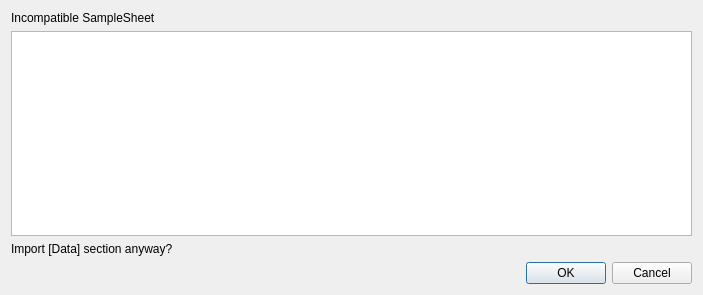
<?xml version="1.0" encoding="UTF-8"?>
<ui version="4.0">
 <class>Dialog</class>
 <widget class="QDialog" name="Dialog">
  <property name="geometry">
   <rect>
    <x>0</x>
    <y>0</y>
    <width>703</width>
    <height>295</height>
   </rect>
  </property>
  <property name="windowTitle">
   <string>Dialog</string>
  </property>
  <layout class="QVBoxLayout" name="verticalLayout">
   <item>
    <widget class="QLabel" name="label">
     <property name="text">
      <string>Incompatible SampleSheet</string>
     </property>
    </widget>
   </item>
   <item>
    <widget class="QPlainTextEdit" name="plainTextEdit"/>
   </item>
   <item>
    <widget class="QLabel" name="label_2">
     <property name="text">
      <string>Import [Data] section anyway? </string>
     </property>
    </widget>
   </item>
   <item>
    <widget class="QDialogButtonBox" name="buttonBox">
     <property name="orientation">
      <enum>Qt::Horizontal</enum>
     </property>
     <property name="standardButtons">
      <set>QDialogButtonBox::Cancel|QDialogButtonBox::Ok</set>
     </property>
    </widget>
   </item>
  </layout>
 </widget>
 <resources/>
 <connections>
  <connection>
   <sender>buttonBox</sender>
   <signal>accepted()</signal>
   <receiver>Dialog</receiver>
   <slot>accept()</slot>
   <hints>
    <hint type="sourcelabel">
     <x>248</x>
     <y>254</y>
    </hint>
    <hint type="destinationlabel">
     <x>157</x>
     <y>274</y>
    </hint>
   </hints>
  </connection>
  <connection>
   <sender>buttonBox</sender>
   <signal>rejected()</signal>
   <receiver>Dialog</receiver>
   <slot>reject()</slot>
   <hints>
    <hint type="sourcelabel">
     <x>316</x>
     <y>260</y>
    </hint>
    <hint type="destinationlabel">
     <x>286</x>
     <y>274</y>
    </hint>
   </hints>
  </connection>
 </connections>
</ui>
